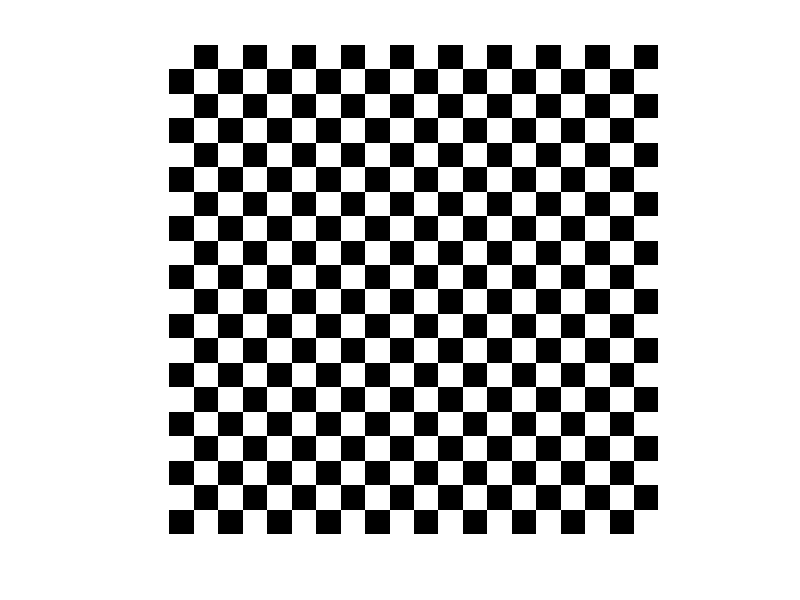

The MATLAB source for this figure:
clc;clear;close all;
%input
size_img=400;
sq=20;  

imgchess = zeros(size_img);
for i=1:sq*2:size_img
    for j=1:sq*2:size_img
        imgchess(0+i:sq+i-1,0+j:sq+j-1)=1;
        imgchess(sq+i:sq*2+i-1,sq+j:sq*2+j-1)=1;
    end
end

imshow(imgchess);
